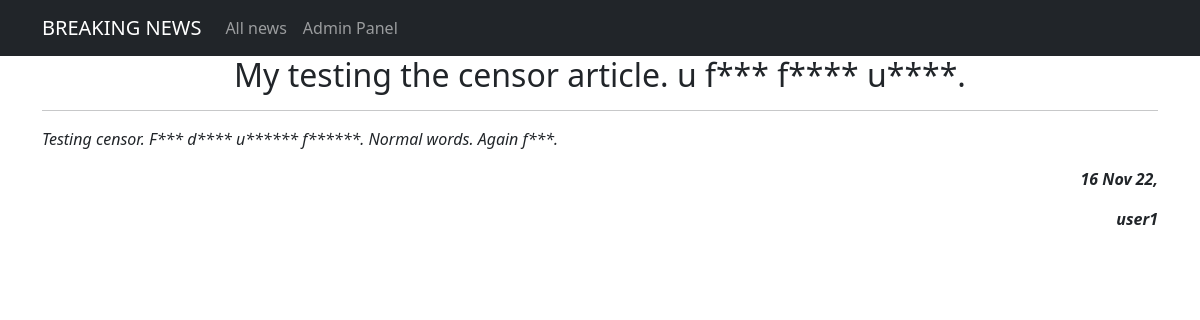
The page /news/2 on the database its author committed.
### newsportal/models.py (models this page shows, shortened)
class Post(models.Model):
    author = models.ForeignKey(Author, on_delete=models.CASCADE)
    type = models.CharField(max_length=2, choices=TYPES, default=news)
    published_date = models.DateTimeField(auto_now_add=True)
    post_title = models.CharField(max_length=100)
    post_text = models.TextField()
    category = models.ManyToManyField(Category, through="PostCategory")
    post_rating = models.IntegerField(default=0)

class Author(models.Model):
    author_rating = models.IntegerField(default=0)
    user = models.OneToOneField(User, on_delete=models.CASCADE)

### newsportal/views.py (the view)
# urls.py: path('<int:pk>', PostDetail.as_view()),
class PostDetail(DetailView):
    model = Post
    template_name = 'post.html'
    context_object_name = 'post'

### newsportal/templatetags/custom_filters.py (called while the page is built)
@register.filter()
def censor(text):
    wordstocensor = ['fool', 'death', 'suffer']
    text = re.split('(\W+)', text)
    for i, j in enumerate(text):
        for k in wordstocensor:
            if k in j.lower():
                text[i] = text[i][0] + '*'*(len(text[i]) - 1)
    return ''.join(text)

### templates/post.html (shortened to what this page needs)
<!DOCTYPE html>
{% extends 'flatpages/default.html' %}
{% load custom_filters %}
{% block content %}
<h2>{{ post.post_title|censor }}</h2>
<hr>
<p style="text-align: left;"><em>{{ post.post_text|censor }}</em></p>
<p style="text-align: right;"><em><strong>{{ post.published_date|date:'d M y' }},</strong></em></p>
<p style="text-align: right;"><em><strong>{{ post.author.user.username }}</strong></em></p>
{% endblock content%}

### rows shown on the page
Post: post_title|censor "My testing the censor article. u f*** f**** u****.", post_text|censor "Testing censor. F*** d**** u****** f******. Normal words. Again f***.", published_date "16 Nov 22", author.user.username "user1"
